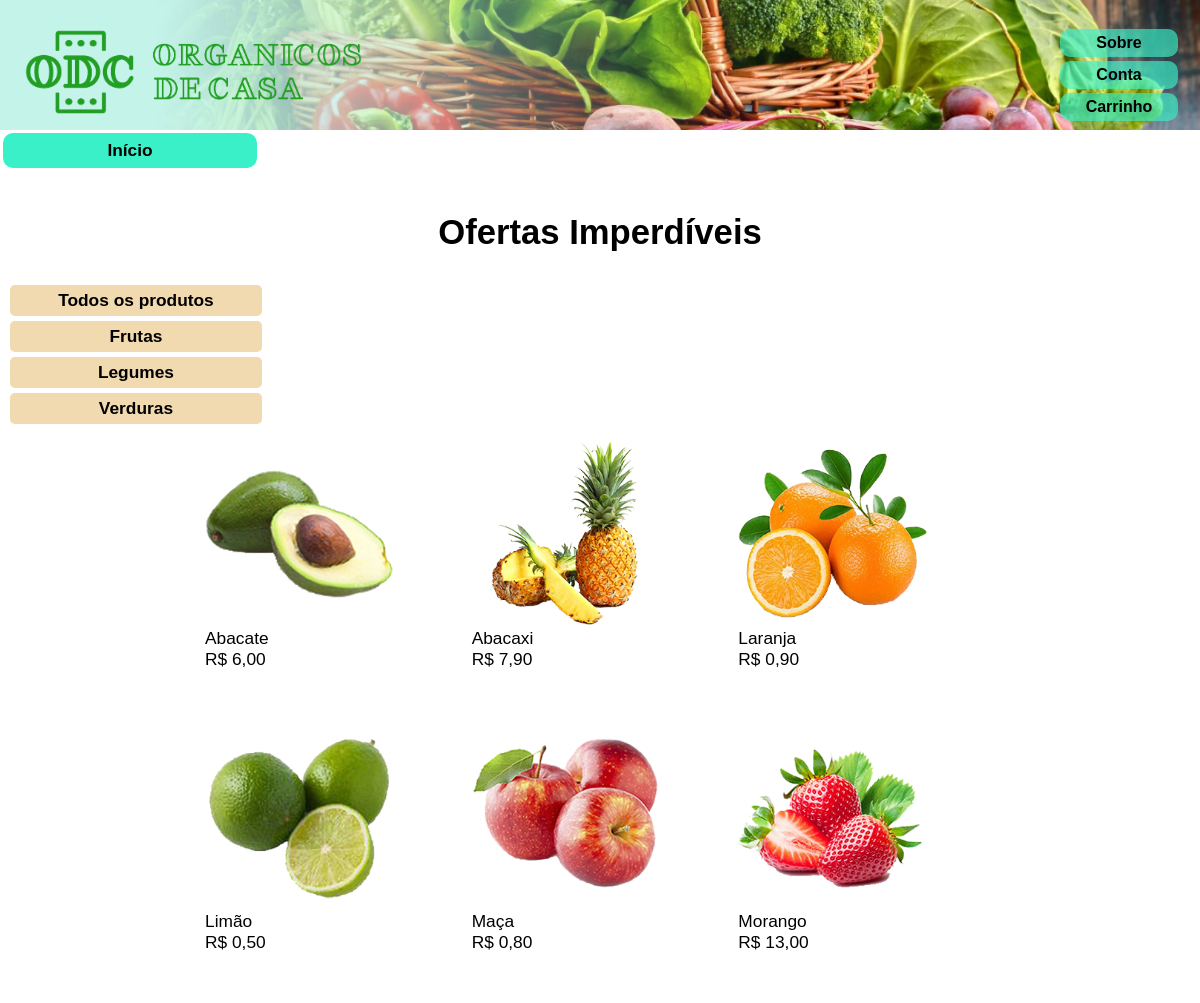
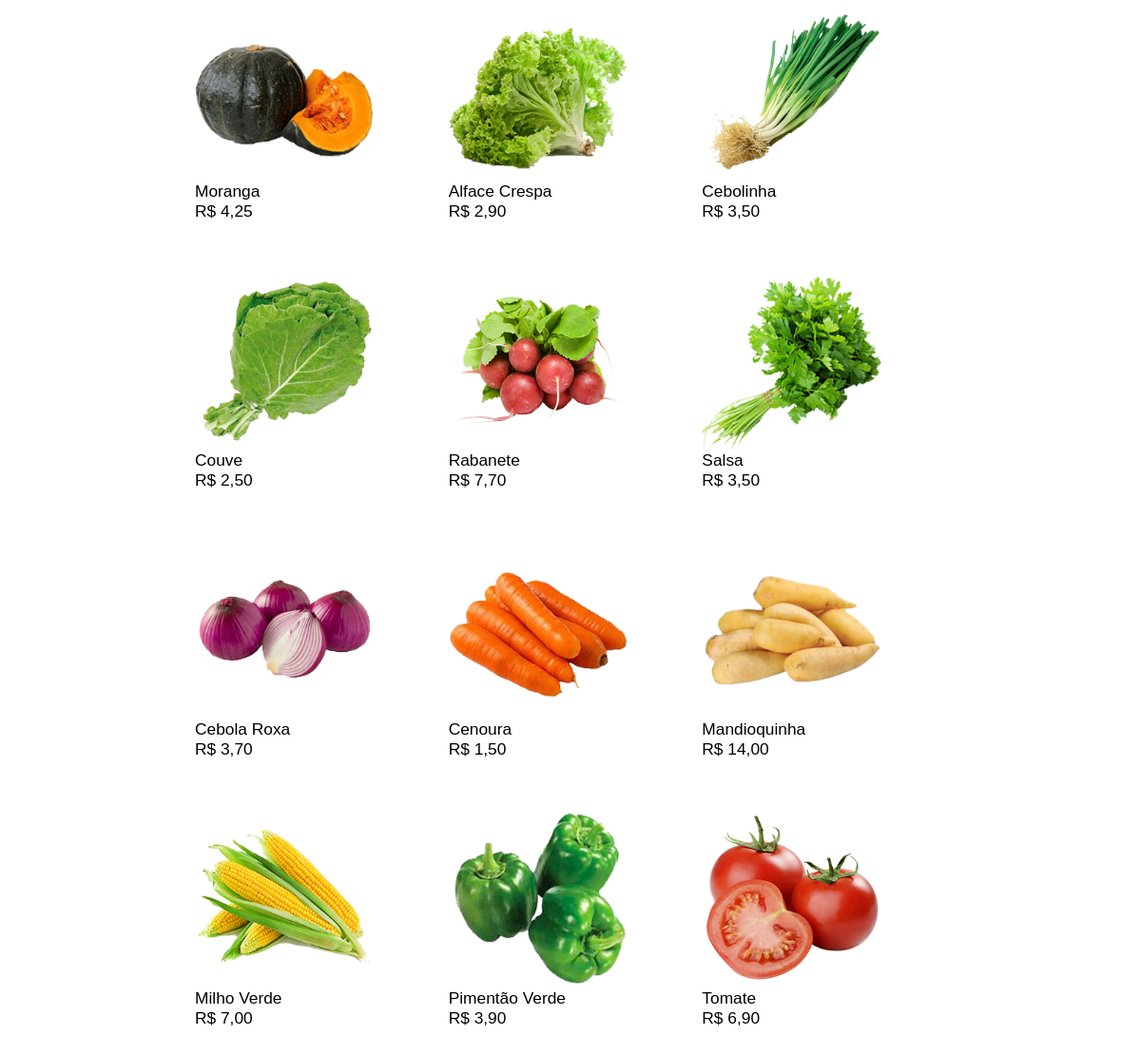
Page /SITE/index.php on the committed database (2 pictures, top to bottom).
### tables this page shows
CREATE TABLE `produto` (
  `codproduto` int(10) NOT NULL,
  `descricao` varchar(1000) NOT NULL,
  `categoria` varchar(40) NOT NULL,
  `preco` float NOT NULL,
  `quantidade` int(255) NOT NULL
);

### SITE/index.php (the view, shortened to what this page needs)
<?php
    include("../BD/conexao.php");
    $consulta = "SELECT * FROM produto";
    $con = mysqli_query($conexao, $consulta) or die .mysqli_error($conexao);
?>
<!DOCTYPE html>
<html lang="pt-br">
<head>
    <link rel="stylesheet" href="..\estilos\base.css">
    </head>
<body>
    <header class="header">
    <a href="index.php"><img src="../imagens/conteudo/LogoODCt.png" class="logo"></a>
    <nav>
            <li><a class="menu" href="sobre.php">Sobre</a></li>
            <li><a class="menu" href="../PGMS/cliente/login.php">Conta</a></li>
            <li><form><a class="menu" href="carrinho.php">Carrinho</a></li>
        </nav>
    </header>
        <nav>
            <p class="banner">
                <li><a class="menuhorizontal" href="index.php">Início</a></li>
            </p>
        </nav>
        <br><br><br><h1>Ofertas Imperdíveis</h1>
    <section class="flexmenu">
        <div >
            <ul>
                <li><a class="menuvertical" href="index.php">Todos os produtos</a></li>
                <li><a class="menuvertical" href="ftfrutas.php">Frutas</a></li>
                <li><a class="menuvertical" href="ftlegumes.php">Legumes</a></li>
                <li><a class="menuvertical" href="ftverduras.php">Verduras</a></li>
            </ul>
        </div>
    </section>
    <section class="flex">
        <?php while ($dado = $con->fetch_array()){ ?>
                <div>
                <img class="produto" src="../imagens/Produtos/<?php echo $dado['categoria'] ;?>/<?php echo $dado['descricao'] ;?>.png">
                <p><?php echo $dado['descricao'] ;?><br></p>
                <p>R$ <?php echo number_format($dado['preco'], 2, ',', '.') ;?><br></p>
                <br>
                <br>
                </div>
        <?php } ?>
    </section>
</body>
</html>

### ESTILOS/base.css (style rules this page uses)
body, ul, li, p { margin: 0px; padding: 0px; list-style: none; font-size: 13pt; font-family: Verdana,sans-serif; }
a { text-decoration: none; color: #000000; font-weight: bold; }
a.menuhorizontal { display: block; float:left; margin: 0px auto; color: #000; list-style-type: none; margin: 3px; padding: 7px; width: 20vw; background-color: #3af0c8; text-decoration: none; text-align: center; border-radius: 10px; font-weight: bold; }
.logo { width: 350px; margin: 0px center; }
h1 { text-align: center; margin-top: 20px; }
.header { background-image: url("../imagens/conteudo/banner2x.png"), url("../imagens/conteudo/banner2.png"); background-color: #1d1e20; background-position: left; background-repeat: no-repeat; background-size: 1000PX, cover; height: 90px; display: block; display: flex; flex-wrap: wrap; justify-content: space-between; align-items: center ; padding: 20px; }
.menu { display: block; position: static; font-size: 1rem; float: right; margin: 0px auto; margin: 2px; padding: 5px; width: 9vw; background-color:#3af0c9a9; text-decoration: none; text-align: center; border-radius: 10px; font-weight: bold; }
.flex { display: flex; flex-wrap: wrap; max-width: 800px; margin: 0 auto; }
.flex > div { flex: 1 1 200px; margin: 5px; }
.produto { max-width: 100%; display: block; width: 5cm; height: 5cm; }
.flexmenu { display: flex; flex-wrap: wrap; max-width: 300px; margin: 0px left ; padding: 5px; width: 7cm; position: left; }
.menuvertical { display: grid; color: #000000; list-style-type: none; margin: 5px; padding: 5px; width: 6.4cm; background-color:#f1daaf; text-decoration: none; border-radius: 5px; text-align: center; font-weight: bold; }

### rows in the picture
produto: categoria+descricao (picture), descricao "Abacate", preco "6,00"
produto: categoria+descricao (picture), descricao "Abacaxi", preco "7,90"
produto: categoria+descricao (picture), descricao "Laranja", preco "0,90"
produto: categoria+descricao (picture), descricao "Limão", preco "0,50"
produto: categoria+descricao (picture), descricao "Maça", preco "0,80"
produto: categoria+descricao (picture), descricao "Morango", preco "13,00"
produto: categoria+descricao (picture), descricao "Moranga", preco "4,25"
produto: categoria+descricao (picture), descricao "Alface Crespa", preco "2,90"
produto: categoria+descricao (picture), descricao "Cebolinha", preco "3,50"
produto: categoria+descricao (picture), descricao "Couve", preco "2,50"
produto: categoria+descricao (picture), descricao "Rabanete", preco "7,70"
produto: categoria+descricao (picture), descricao "Salsa", preco "3,50"
produto: categoria (picture), descricao "Cebola Roxa", preco "3,70"
produto: categoria+descricao (picture), descricao "Cenoura", preco "1,50"
produto: categoria+descricao (picture), descricao "Mandioquinha", preco "14,00"
produto: categoria+descricao (picture), descricao "Milho Verde", preco "7,00"
produto: categoria+descricao (picture), descricao "Pimentão Verde", preco "3,90"
produto: categoria+descricao (picture), descricao "Tomate", preco "6,90"
